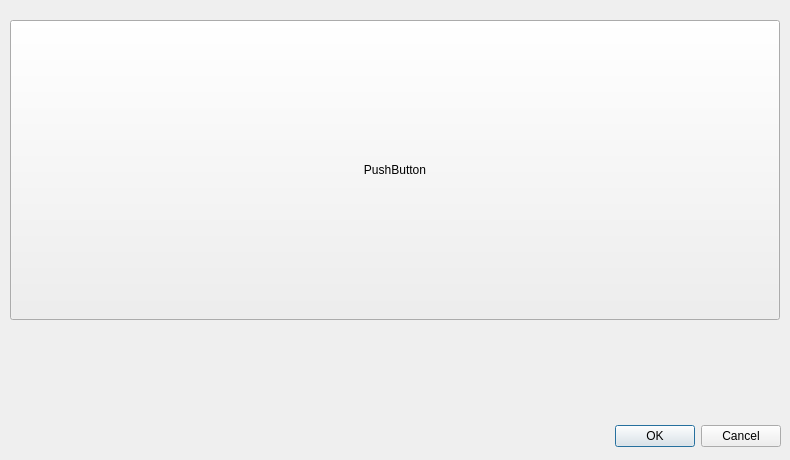
<?xml version="1.0" encoding="UTF-8"?>
<ui version="4.0">
 <class>showchart_3</class>
 <widget class="QDialog" name="showchart_3">
  <property name="geometry">
   <rect>
    <x>0</x>
    <y>0</y>
    <width>790</width>
    <height>460</height>
   </rect>
  </property>
  <property name="windowTitle">
   <string>Dialog</string>
  </property>
  <widget class="QDialogButtonBox" name="buttonBox">
   <property name="geometry">
    <rect>
     <x>440</x>
     <y>420</y>
     <width>341</width>
     <height>32</height>
    </rect>
   </property>
   <property name="orientation">
    <enum>Qt::Horizontal</enum>
   </property>
   <property name="standardButtons">
    <set>QDialogButtonBox::Cancel|QDialogButtonBox::Ok</set>
   </property>
  </widget>
  <widget class="QPushButton" name="table_3">
   <property name="geometry">
    <rect>
     <x>10</x>
     <y>20</y>
     <width>770</width>
     <height>300</height>
    </rect>
   </property>
   <property name="text">
    <string>PushButton</string>
   </property>
  </widget>
 </widget>
 <resources/>
 <connections>
  <connection>
   <sender>buttonBox</sender>
   <signal>accepted()</signal>
   <receiver>showchart_3</receiver>
   <slot>accept()</slot>
   <hints>
    <hint type="sourcelabel">
     <x>248</x>
     <y>254</y>
    </hint>
    <hint type="destinationlabel">
     <x>157</x>
     <y>274</y>
    </hint>
   </hints>
  </connection>
  <connection>
   <sender>buttonBox</sender>
   <signal>rejected()</signal>
   <receiver>showchart_3</receiver>
   <slot>reject()</slot>
   <hints>
    <hint type="sourcelabel">
     <x>316</x>
     <y>260</y>
    </hint>
    <hint type="destinationlabel">
     <x>286</x>
     <y>274</y>
    </hint>
   </hints>
  </connection>
 </connections>
</ui>
